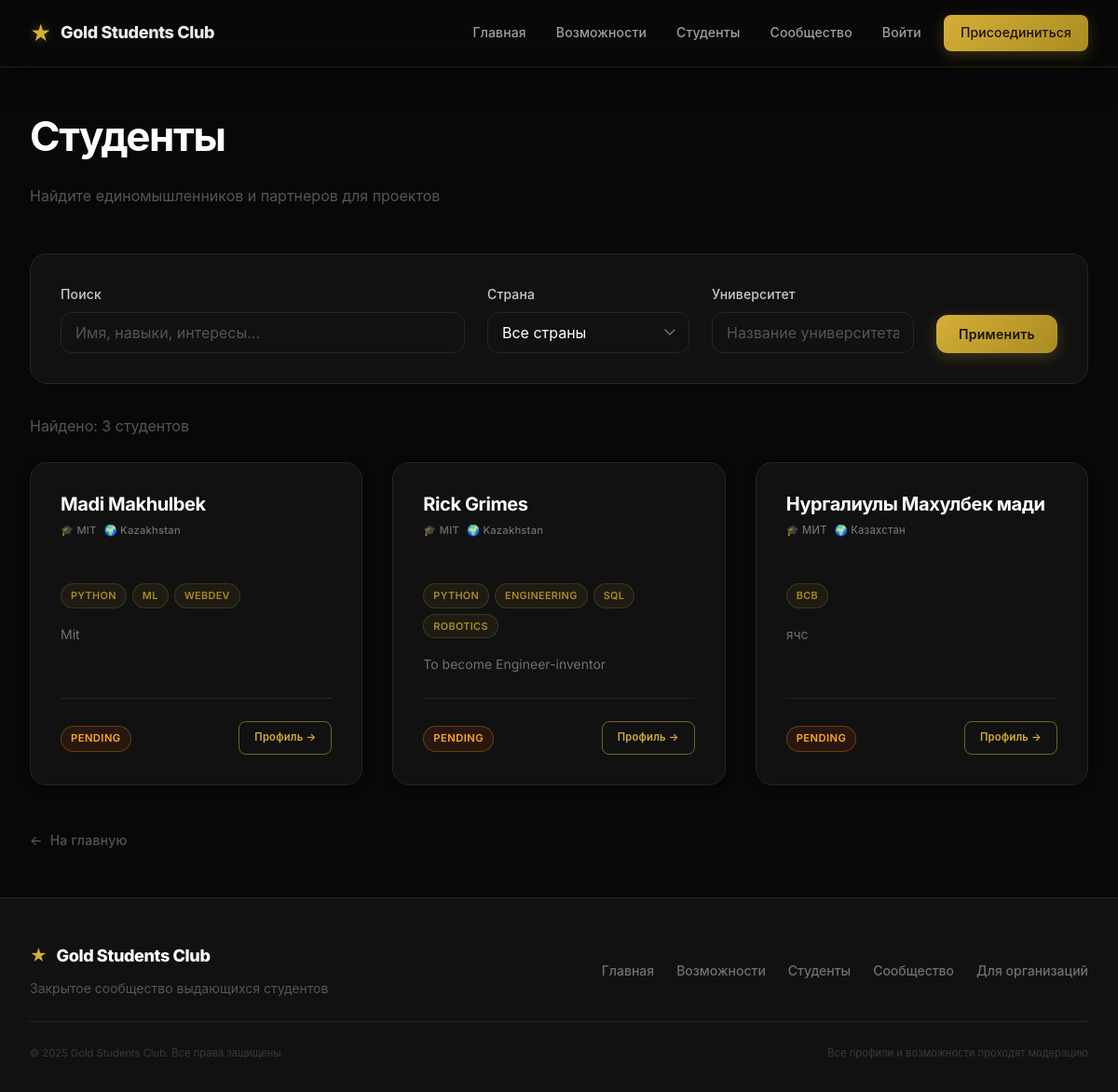
The page /profiles on the database as committed earlier.
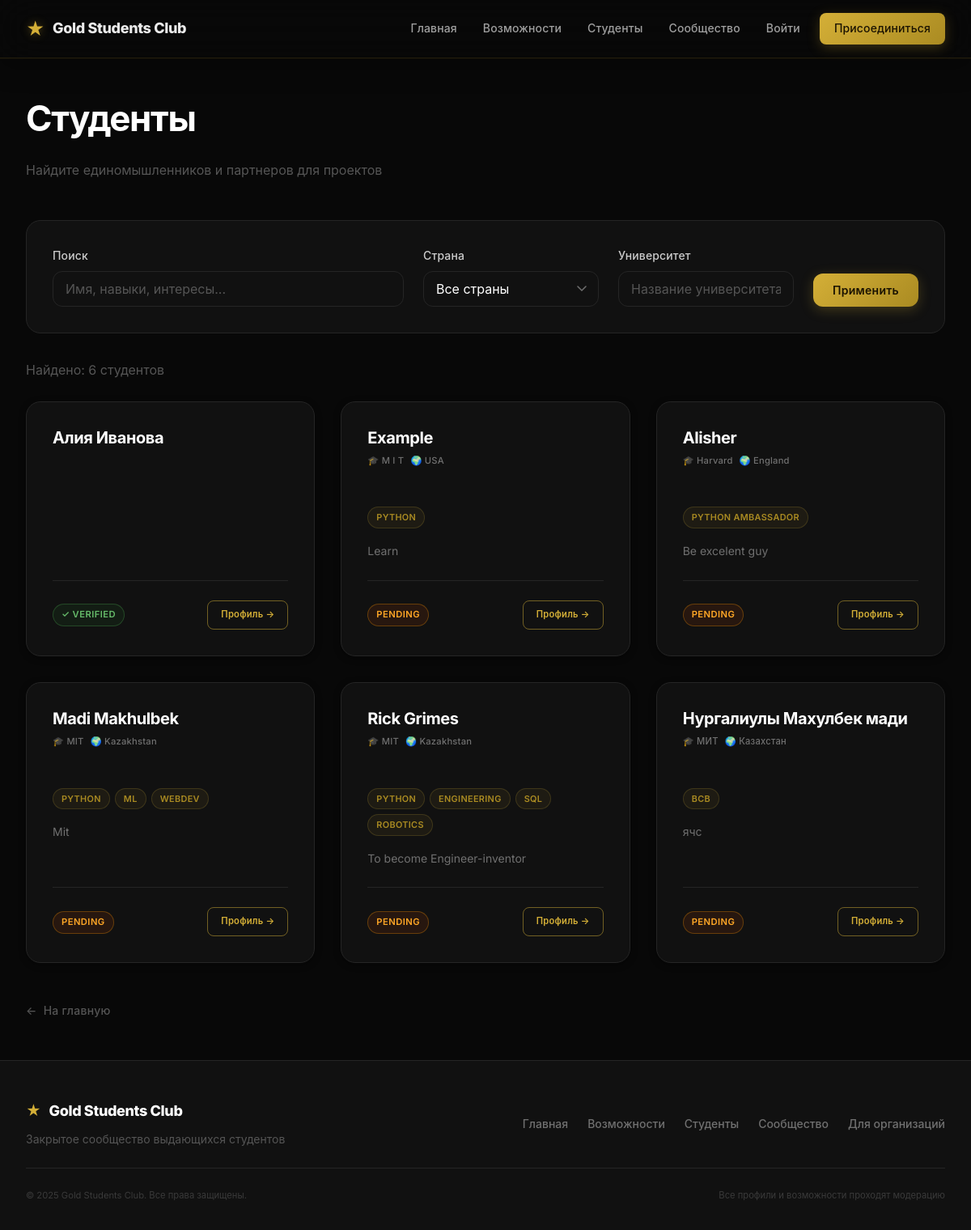
The same page on the database as committed later.
### app.py (models this page shows, shortened)
class User(UserMixin, db.Model):
    id = db.Column(db.Integer, primary_key=True)
    email = db.Column(db.String(120), unique=True, nullable=False, index=True)
    password_hash = db.Column(db.String(255), nullable=True)
    name = db.Column(db.String(100), nullable=False)
    university = db.Column(db.String(100))
    country = db.Column(db.String(100))
    skills = db.Column(db.Text)
    goals = db.Column(db.Text)
    interests = db.Column(db.Text)
    links = db.Column(db.Text)
    status = db.Column(db.String(20), default="pending")  # pending, verified, banned
    role = db.Column(db.String(20), default="student")    # student, organizer, admin
    created_at = db.Column(db.DateTime, default=datetime.utcnow)
    updated_at = db.Column(db.DateTime, default=datetime.utcnow, onupdate=datetime.utcnow)

### app.py (the view, shortened to what this page needs)
@app.route("/profiles")
def profiles():
    search_query = request.args.get("search", "").strip()
    country = request.args.get("country", "")
    university = request.args.get("university", "")
    page = request.args.get("page", 1, type=int)
    per_page = 12
    query = User.query.filter(User.status != "banned", User.role.in_(["student", "user"]))
    if country:
        query = query.filter(User.country == country)
    if university:
        query = query.filter(User.university.contains(university))
    query = query.order_by(
        db.case((User.status == "verified", 1), else_=2),
        User.created_at.desc()
    )
    pagination = query.paginate(page=page, per_page=per_page, error_out=False)
    countries = [c[0] for c in
                 db.session.query(User.country).distinct().filter(
                     User.country.isnot(None), User.country != "").all() if c[0]]
    return render_template(
        "profiles.html",
        students=pagination.items,
        pagination=pagination,
        countries=countries,
        universities=[],
        current_search=search_query,
        current_country=country,
        current_university=university
    )

### templates/profiles.html (shortened to what this page needs)
{% extends "base.html" %}
{% block content %}
    <div class="container">
        <div class="flex-between mb-4">
            <div>
                <h1>Студенты</h1>
                <p class="text-muted">Найдите единомышленников и партнеров для проектов</p>
            </div>
        </div>
        <div class="filter-card">
            <form method="GET" action="/profiles" class="filter-form">
                <div style="display: grid; grid-template-columns: 2fr 1fr 1fr auto; gap: var(--spacing-md); align-items: end;">
                    <div class="form-group" style="margin-bottom: 0;">
                        <label class="form-label">Поиск</label>
                        <input type="text" name="search" class="form-control"
                               placeholder="Имя, навыки, интересы..."
                               value="{{ current_search }}">
                    </div>
                    <div class="form-group" style="margin-bottom: 0;">
                        <label class="form-label">Страна</label>
                        <select name="country" class="form-select">
                            <option value="">Все страны</option>
                        </select>
                    </div>
                    <div class="form-group" style="margin-bottom: 0;">
                        <label class="form-label">Университет</label>
                        <input type="text" name="university" class="form-control"
                               placeholder="Название университета"
                               value="{{ current_university }}">
                    </div>
                    <div>
                        <button type="submit" class="btn btn-primary btn-block">Применить</button>
                    </div>
                </div>
            </form>
        </div>
        {% if students %}
            <p class="text-muted mb-3">
                Найдено: {{ pagination.total }} студентов
            </p>
            <div class="grid grid-3">
                {% for student in students %}
                    <div class="card">
                        <div class="card-header">
                            <h3 class="card-title">{{ student.name }}</h3>
                            <div class="card-subtitle">
                                {% if student.university %}
                                    <span>🎓 {{ student.university }}</span>
                                {% endif %}
                                {% if student.country %}
                                    <span>🌍 {{ student.country }}</span>
                                {% endif %}
                            </div>
                        </div>
                        <div class="card-text">
                            {% if student.skills %}
                                <div style="margin-bottom: var(--spacing-sm);">
                                    <div class="skill-tags">
                                        {% for skill in student.skills.split(',')[:5] %}
                                            {% set s = skill.strip() %}
                                            {% if s %}<span class="skill-tag">{{ s }}</span>{% endif %}
                                        {% endfor %}
                                    </div>
                                </div>
                            {% endif %}
                            {% if student.goals %}
                                <p style="font-size: var(--font-size-sm); margin-top: var(--spacing-xs); margin-bottom: 0; color: var(--gray-400);">
                                    {{ student.goals[:120] }}{% if student.goals|length > 120 %}…{% endif %}
                                </p>
                            {% endif %}
                        </div>
                        <div class="card-footer">
                            <div>
                                {% if student.status == "verified" %}
                                    <span class="badge badge-success">✓ Verified</span>
                                {% elif student.status == "pending" %}
                                    <span class="badge badge-warning">Pending</span>
                                {% endif %}
                            </div>
                            <a href="{{ url_for('profile_view', user_id=student.id) }}" class="btn btn-outline btn-sm">Профиль →</a>
                        </div>
                    </div>
                {% endfor %}
            </div>
        {% else %}
            <div class="empty-state">
                <div class="empty-state-icon">👥</div>
                <h3>Студенты не найдены</h3>
                <p class="text-muted">Попробуйте изменить параметры поиска</p>
            </div>
        {% endif %}
        <a href="/" class="back-link">На главную</a>
    </div>
{% endblock %}

### templates/base.html (shortened to what this page needs)
<!DOCTYPE html>
<html lang="ru">
<head>
    <link rel="stylesheet" href="/static/style.css">
</head>
<body>
    <nav class="top-nav">
        <div class="nav-container">
            <a href="/" class="nav-logo" style="text-decoration:none; color:inherit;">
                <span class="nav-logo-star">★</span>
                Gold Students Club
            </a>
            <div class="nav-links">
                <a href="/">Главная</a>
                <a href="/opportunities">Возможности</a>
                <a href="/profiles">Студенты</a>
                <a href="/community">Сообщество</a>
                {% if current_user.is_authenticated %}
                    {% if current_user.is_admin %}
                        <a href="{{ url_for('admin') }}" style="color: var(--gold);">⚙ Админ</a>
                    {% elif current_user.is_organizer %}
                        <a href="{{ url_for('organizer_dashboard') }}" style="color: var(--gold);">🏆 Кабинет</a>
                    {% endif %}
                    <a href="{{ url_for('profile') }}">Профиль</a>
                    <a href="{{ url_for('logout') }}" class="btn btn-secondary btn-sm">Выйти</a>
                {% else %}
                    <a href="{{ url_for('login') }}">Войти</a>
                    <a href="{{ url_for('signup') }}" class="btn btn-primary btn-sm">Присоединиться</a>
                {% endif %}
            </div>
        </div>
    </nav>
    <main class="main-content">
        {% block content %}{% endblock %}
    </main>
    <footer class="footer">
        <div class="footer-inner">
            <div class="footer-brand">
                <div class="footer-logo"><span>★</span> Gold Students Club</div>
                <p class="footer-tagline">Закрытое сообщество выдающихся студентов</p>
            </div>
            <nav class="footer-links">
                <a href="/">Главная</a>
                <a href="/opportunities">Возможности</a>
                <a href="/profiles">Студенты</a>
                <a href="/community">Сообщество</a>
                <a href="/partners">Для организаций</a>
            </nav>
        </div>
        <div class="footer-bottom">
            <p>© 2025 Gold Students Club. Все права защищены.</p>
            <p>Все профили и возможности проходят модерацию</p>
        </div>
    </footer>
</body>
</html>

Rows that differ between the two databases and show on the page:
added User: name "Алия Иванова", status "✓ VERIFIED", shown under "Студенты"
added User: name "Example", university "M I T", country "USA", skills "PYTHON", goals "Learn", status "PENDING"
added User: name "Alisher", university "Harvard", country "England", skills "PYTHON AMBASSADOR", goals "Be excelent guy", status "PENDING"
Other text that changed with them:
{{ pagination.total }}: "3" → "6"
